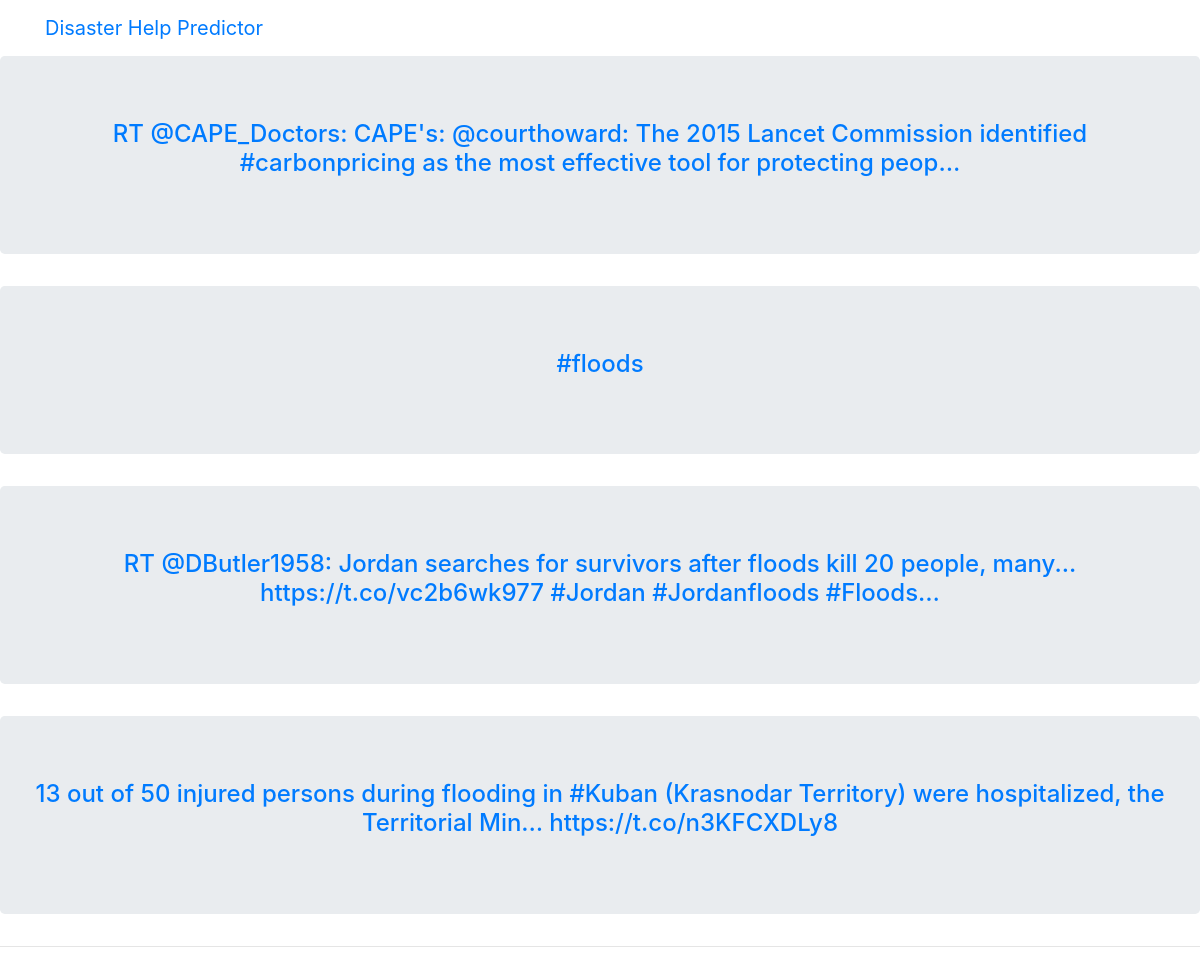
The app's page /blog/dclass/6 with its own data.
### blog/models/post.py (models this page shows, shortened)
class Post(models.Model):
    body = models.TextField()
    pub_date = models.DateTimeField('date published', auto_now_add=True)
    clss = models.IntegerField()
    location = models.TextField()

### blog/views/post_cls.py (the view)
# urls.py: path('dclass/<int:pk>', PostClassView.as_view(), name='post_clas'),
class PostClassView(generic.DetailView):
    model = Post
    template_name = 'blog/post_class.html'
    def get_context_data(self, **kwargs):
        context = super().get_context_data(**kwargs)
        context['posts'] = Post.objects.filter(clss=self.kwargs['pk'])
        context['classes'] = classes
        return context

### blog/templates/blog/post_class.html
{% extends "blog/base.html" %}
{% block content %}
      <div class="row-center">
        <div class="col-xs-12">
          {% for post in posts %}
          <div class="jumbotron my-6">
            <h4 class="card-title" style="text-align: center;"><a href="{% url 'blog:post' post.pk %}">{{ post.body }}</a></h4>
              </div>
            {% endfor %}
            </div>
          </div>
{% endblock content %}

### blog/static/blog/main.css (style rules this page uses)
a { transition: all .2s; }

### records on screen
Post: body "RT @CAPE_Doctors: CAPE's: @courthoward: The 2015 Lancet Commission identified #carbonpricing as the most effective tool for protecting peop…"
Post: body "#floods"
Post: body "RT @DButler1958: Jordan searches for survivors after floods kill 20 people, many... https://t.co/vc2b6wk977 #Jordan #Jordanfloods #Floods…"
Post: body "13 out of 50 injured persons during flooding in #Kuban (Krasnodar Territory) were hospitalized, the Territorial Min… https://t.co/n3KFCXDLy8"
